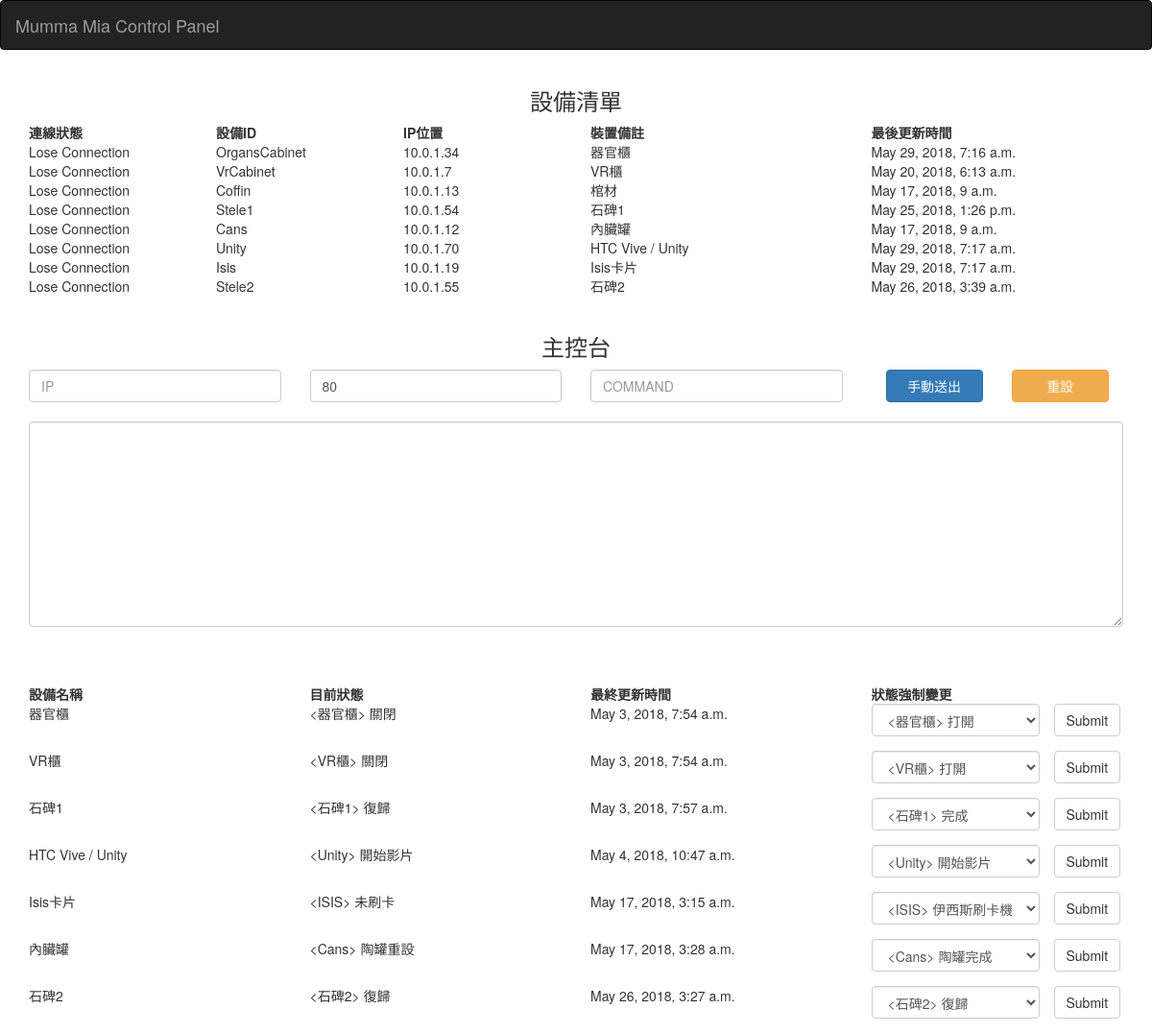
Before: / with the older database file.
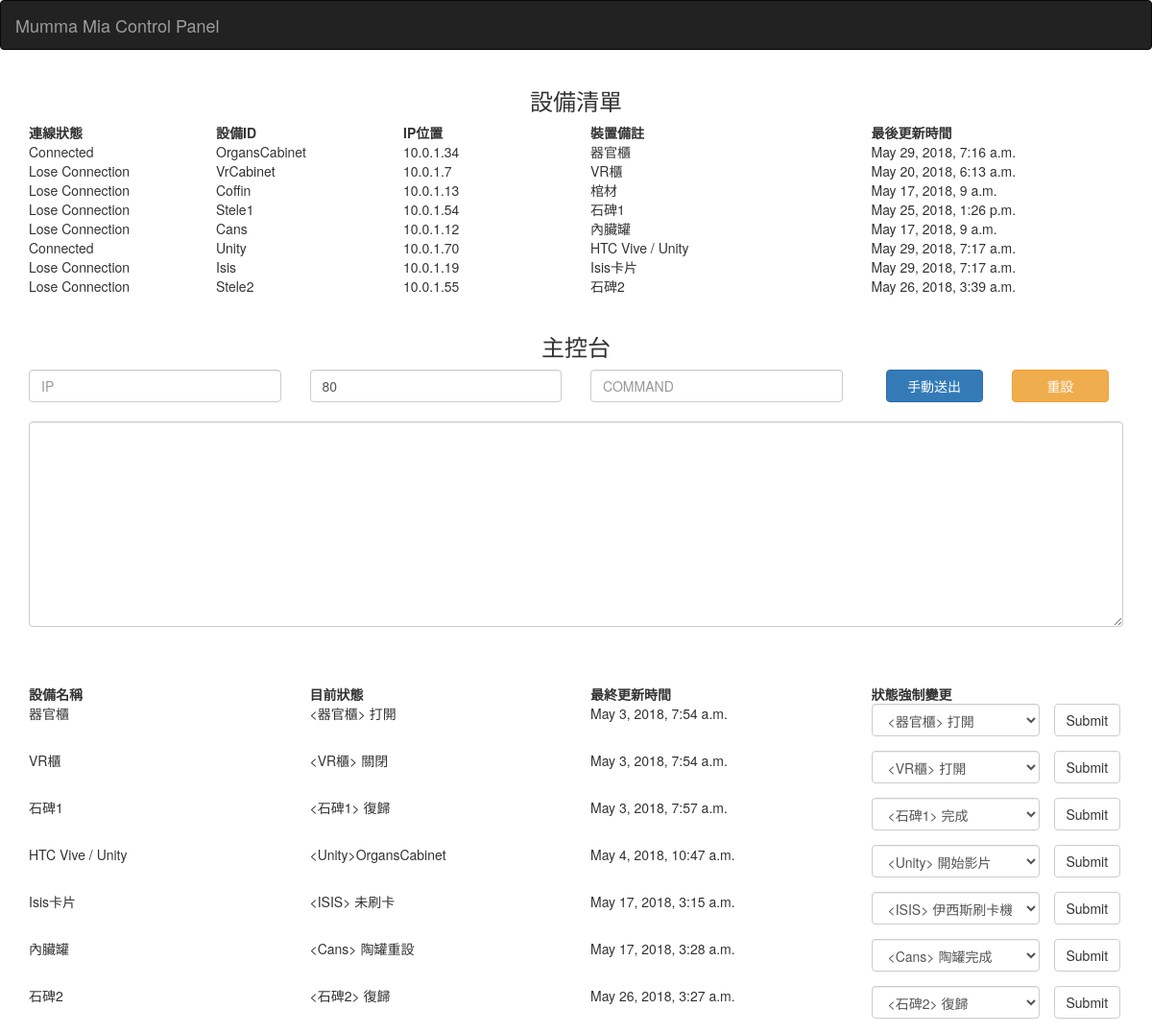
After: the same page with the newer database file.
### heart/models.py (models this page shows, shortened)
class Device(models.Model):
    name = models.CharField(max_length=20)
    ip = models.CharField(max_length=15)
    port = models.CharField(max_length=5, default='80')
    note = models.CharField(max_length=20, null=True)
    standBy = models.BooleanField(default=False)
    created = models.DateTimeField(auto_now_add=True)
    updated = models.DateTimeField(auto_now=True)

class Status(models.Model):
    rank = models.IntegerField()
    device = models.ForeignKey(Device, on_delete=models.CASCADE, null=True)
    command = models.ForeignKey(Command, on_delete=models.CASCADE, null=True)
    flag = models.CharField(default="STAND BY", max_length=50)
    description = models.CharField(max_length=300, null=True)
    updated = models.DateTimeField(auto_now=True)

class Command(models.Model):
    name = models.CharField(max_length=20, null=True)
    device = models.ForeignKey(Device, on_delete=models.CASCADE, null=True)
    command = models.CharField(max_length=120, null=True)
    created = models.DateTimeField(auto_now_add=True)
    updated = models.DateTimeField(auto_now=True)

### heart/views.py (the view)
# urls.py: url(r'^$', control_panel),
def control_panel(request):
    ip = request.POST.get("ip", False)
    port = request.POST.get("port", False)
    command = request.POST.get("command", False)
    devices = Device.objects.all()
    commands = Command.objects.all()
    status = Status.objects.all()
    if ip and port and command:
        print(ip, port, command)
        sendData.delay(
            ip,
            port,
            command
        )
        return render(request, "control_panel.html", {
            "status": "success",
            "devices": devices,
        })
    elif request.GET.get("STATUS", False):
        status_update(request)
        return JsonResponse({"status": "complete"})
    elif request.GET.get("CHECK", False):
        name = request.GET.get("name", False)
        device = Device.objects.filter(name=name)
        device.update(standBy=True)
        device.update(ip=get_client_ip(request))
        return JsonResponse({"status": "complete"})
    else:
        return render(request, "control_panel.html", {
            "devices": devices,
            "commands": commands,
            "statuses": status
        })

### templates/control_panel.html (shortened to what the changed rows need)
<!DOCTYPE html>
<html>
    <head>
        <link rel="stylesheet" href="https://maxcdn.bootstrapcdn.com/bootstrap/3.3.7/css/bootstrap.min.css">
    </head>
    <body>
        <div class="container">
            <div class="row">
                <div class="status">
                    <div style="font-weight: bold;">
                        <div class="col-sm-2">連線狀態</div>
                        <div class="col-sm-2">設備ID</div>
                        <div class="col-sm-2">IP位置</div>
                        <div class="col-sm-3">裝置備註</div>
                        <div class="col-sm-3">最後更新時間</div>
                    </div>
                    {% for device in devices %}
                        <div class="col-sm-2">
                            {% if device.standBy %}
                                Connected
                            {% else %}
                                Lose Connection
                            {% endif %}
                        </div>
                        <div class="col-sm-2">{{device.name}}</div>
                        <div class="col-sm-2">{{device.ip}}</div>
                        <div class="col-sm-3">{{device.note}}</div>
                        <div class="col-sm-3">{{device.updated}}</div>
                    {% endfor %}
                </div>
            </div>
            <br>
            <br>
            <br>
            <div class="row">
                {% for status in statuses %}
                        <form>
                            <div class="col-sm-3">{{status.device.note}}</div>
                            <div class="col-sm-3" id="{{status.id}}_command">{{status.command.name}}</div>
                            <div class="col-sm-3" id="{{status.id}}_updated">{{status.updated}}</div>
                            <div class="col-sm-3">
                                <div class="col-sm-8 nopadding">
                                    <div class="form-group">
                                        <select class="form-control" name="command" id="changeTarget">
                                            {% for command in commands %}
                                                {% if command.device.id == status.device.id %}
                                                    <option>{{command.name}}&nbsp&nbsp&nbsp&nbsp&nbsp&nbsp&nbsp&nbsp&nbsp&nbsp&nbsp&nbsp&nbsp&nbsp&nbsp&nbsp&nbsp&nbsp&nbsp&nbsp&nbsp&nbsp&nbsp||{{command.command}}||{{command.id}}</option>
                                                {% endif %}
                                            {% endfor %}
                                        </select>
                                    </div>
                                </div>
                                <div class="col-sm-4">
                                    <button onclick="sendBySelect(this)" type="button" class="btn btn-default">Submit</button>
                                </div>
                            </div>
                        </form>
                    {% endfor %}
                </div>
            </div>
        </body>
    </html>

Changed rows visible on the page:
changed Device "OrgansCabinet": standBy "Lose Connection" → "Connected"
changed Device "Unity": standBy "Lose Connection" → "Connected"
changed Status "器官櫃": command.name "<器官櫃> 關閉" → "<器官櫃> 打開"
changed Status "HTC Vive / Unity": command.name "<Unity> 開始影片" → "<Unity>OrgansCabinet"
